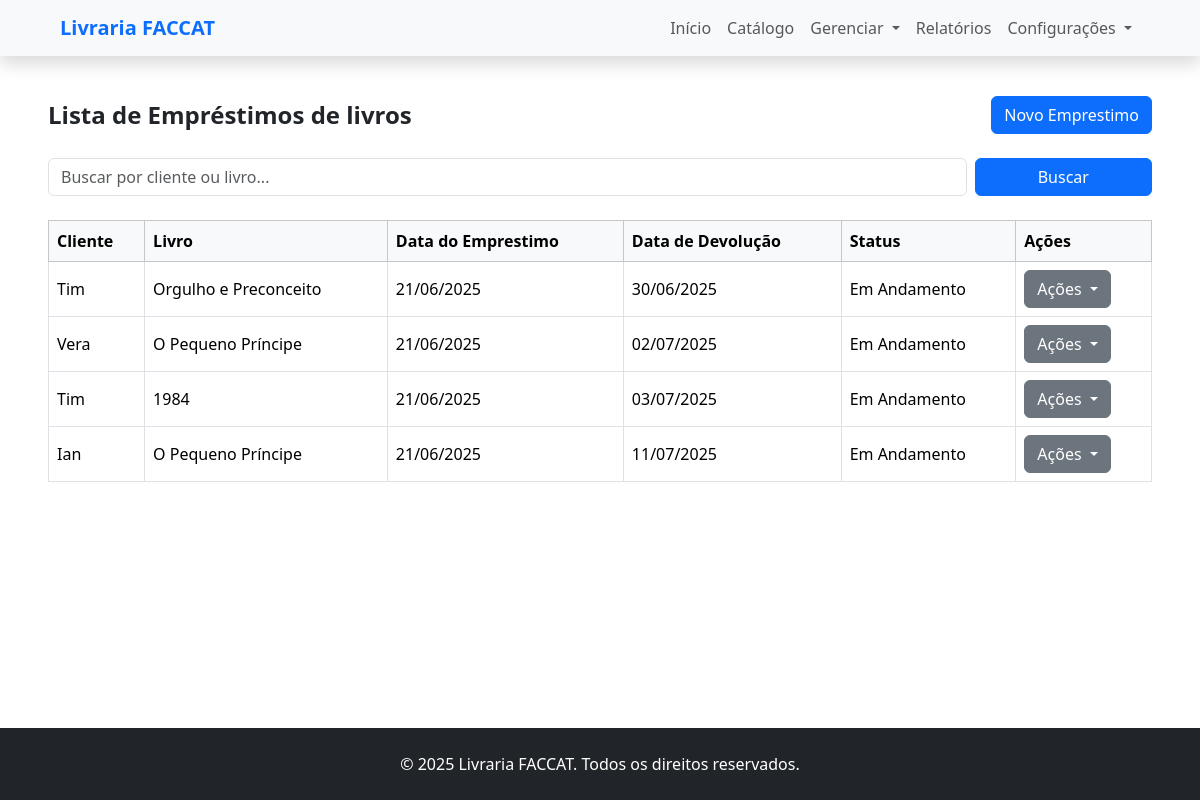
The page /livros/emprestimos (signed in) on the database its author committed.
### livros/models.py (models this page shows, shortened)
class Emprestimo(models.Model):
    cliente = models.ForeignKey(Cliente, on_delete=models.CASCADE)
    livro = models.ForeignKey(Livro,on_delete=models.CASCADE)
    data_emprestimo= models.DateField()
    data_devolucao = models.DateField()
    status = models.CharField(max_length=20, choices=STATUS_EMPRESTIMO, default='EM_ANDAMENTO')

class Livro(models.Model):
    nome = models.CharField(max_length=100)
    autor = models.CharField(max_length=100)
    descricao = models.TextField()
    ano_publicacao = models.IntegerField(default=datetime.now().year)
    url = models.URLField(blank=True, null=True)
    isbn = models.CharField(max_length=17, blank=True, null=True, unique=True,
                            help_text="ISBN do livro (ex: 978-3-16-148410-0)")
    genero = models.CharField(max_length=20, choices=GENEROS, default='ficcao')
    quantidade = models.PositiveIntegerField(default=0)

### usuarios/models.py (models this page shows, shortened)
class Cliente(models.Model):
    cpf = models.CharField(max_length=11, unique=True)
    email = models.EmailField()
    nome = models.CharField(max_length=50)
    endereco = models.CharField(max_length=30)
    logradouro = models.CharField(max_length=20)
    bairro = models.CharField(max_length=30)
    bloqueado = models.BooleanField(default=False)

### livros/views.py (the view)
# urls.py: path('emprestimos', views.gerenciar_emprestimos, name='gerenciar_emprestimos'),
@login_required
def gerenciar_emprestimos(request):
    busca = request.GET.get('busca', '')
    if busca:
        emprestimos = Emprestimo.objects.filter(
            Q(cliente__nome__icontains=busca) | Q(livro__nome__icontains=busca)
        )
    else:
        emprestimos = Emprestimo.objects.all()
    emprestimos = emprestimos.order_by('id')
    return render(request, 'emprestimos/gerenciar_emprestimos.html', {'emprestimos': emprestimos})

### livros/templates/emprestimos/gerenciar_emprestimos.html (shortened to what this page needs)
{% extends 'base.html' %}
{% block content %}
<div class="my-4 px-5">
    <div class="d-flex justify-content-between align-items-center mb-4">
        <h1 class="h4 fw-bold mb-0">Lista de Empréstimos de livros</h1>
        <a href="{% url 'selecionar_livro_emprestimo' %}" class="btn btn-primary">Novo Emprestimo</a>
    </div>
    <form method="get" class="row g-2 mb-4">
        <div class="col-md-10">
            <input type="text" name="busca" placeholder="Buscar por cliente ou livro..." value="{{ request.GET.busca }}"
                class="form-control" />
        </div>
        <div class="col-md-2">
            <button type="submit" class="btn btn-primary w-100">Buscar</button>
        </div>
    </form>
    <div class="table-responsive" style="overflow: visible !important;">
        <table class="table table-bordered table-hover align-middle">
            <thead class="table-light">
                <tr>
                    <th>Cliente</th>
                    <th>Livro</th>
                    <th>Data do Emprestimo</th>
                    <th>Data de Devolução</th>
                    <th>Status</th>
                    <th>Ações</th>
                </tr>
            </thead>
            <tbody>
                {% for emprestimo in emprestimos %}
                <tr>
                    <td>{{ emprestimo.cliente.nome }}</td>
                    <td>{{ emprestimo.livro.nome }}</td>
                    <td>{{ emprestimo.data_emprestimo |date:"d/m/Y" }}</td>
                    <td>{{ emprestimo.data_devolucao |date:"d/m/Y" }}</td>
                    <td>{{ emprestimo.get_status_display }}</td>
                    <td>
                        <div class="dropdown">
                            <button class="btn btn-secondary dropdown-toggle" type="button" data-bs-toggle="dropdown"
                                data-bs-display="static" aria-expanded="false">
                                Ações
                            </button>
                        </div>
                    </td>
                </tr>
                {% empty %}
                <tr>
                    <td colspan="6" class="text-center py-4">Nenhuma emprestimo cadastrada.</td>
                </tr>
                {% endfor %}
            </tbody>
        </table>
    </div>
</div>
{% endblock %}

### rows shown on the page
Emprestimo: cliente.nome "Tim", livro.nome "Orgulho e Preconceito", data_emprestimo "21/06/2025", data_devolucao "30/06/2025", status "Em Andamento"
Emprestimo: cliente.nome "Vera", livro.nome "O Pequeno Príncipe", data_emprestimo "21/06/2025", data_devolucao "02/07/2025", status "Em Andamento"
Emprestimo: cliente.nome "Tim", livro.nome "1984", data_emprestimo "21/06/2025", data_devolucao "03/07/2025", status "Em Andamento"
Emprestimo: cliente.nome "Ian", livro.nome "O Pequeno Príncipe", data_emprestimo "21/06/2025", data_devolucao "11/07/2025", status "Em Andamento"
